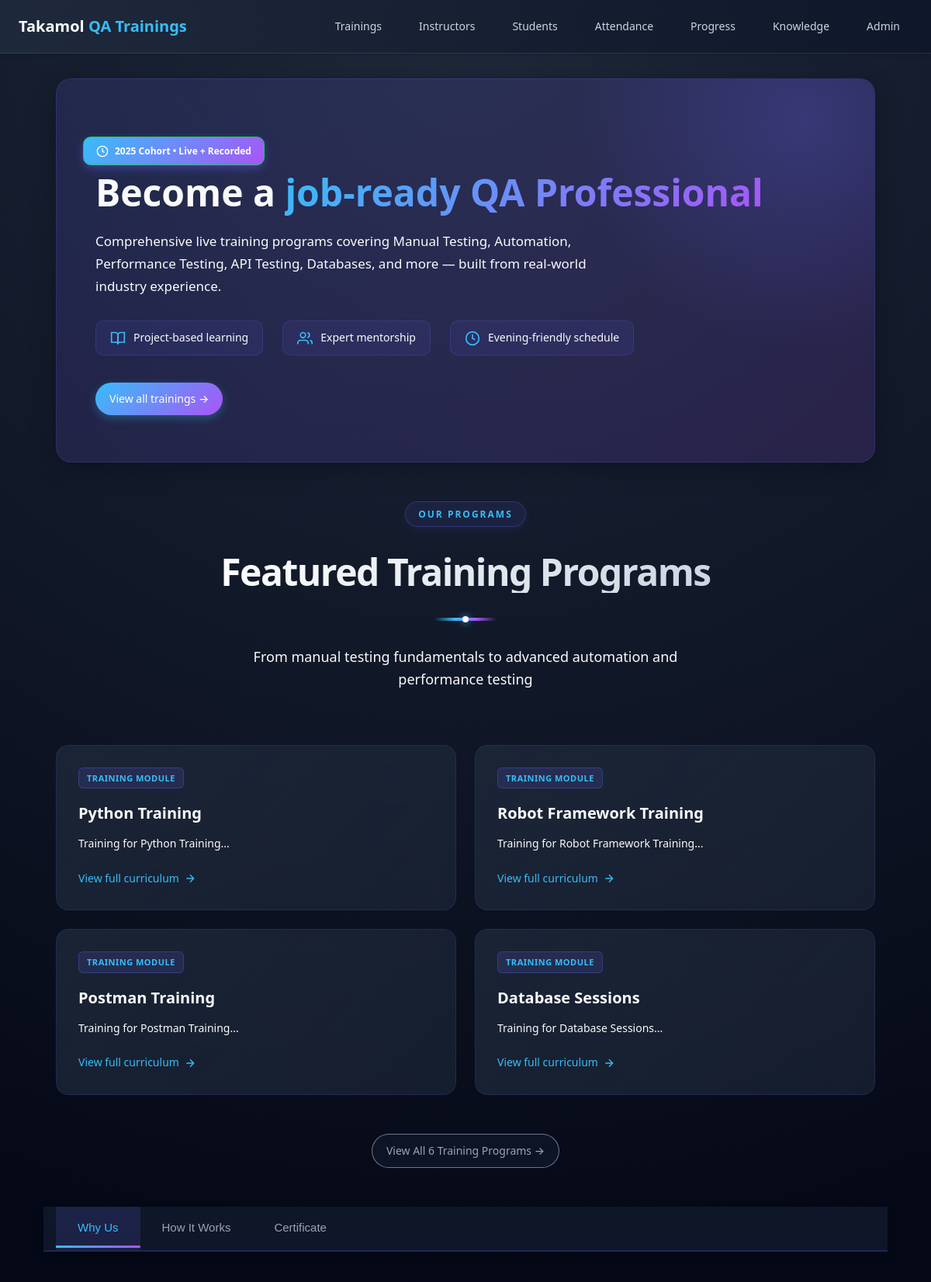
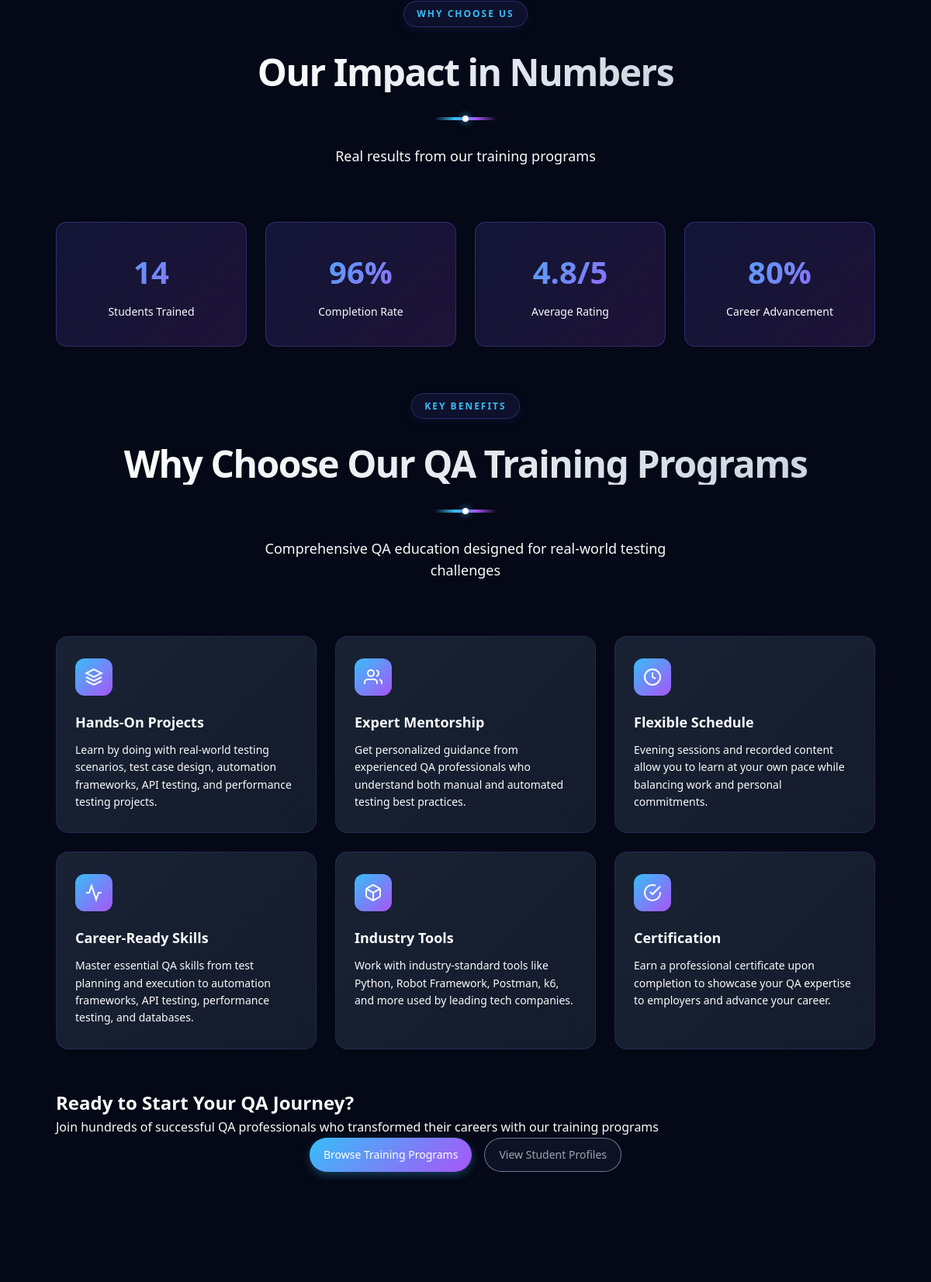
The page / (upper part) on the database its author committed (2 pictures, top to bottom).
### models.py (models this page shows)
class Training(db.Model):
    id = db.Column(db.Integer, primary_key=True)
    name = db.Column(db.String(200), nullable=False)
    slug = db.Column(db.String(200), nullable=True)  # Made nullable
    description = db.Column(db.Text, nullable=True)
    topics = db.relationship('Topic', backref='training', lazy=True, cascade='all, delete-orphan')
    instructors = db.relationship('Instructor', secondary=training_instructors, backref=db.backref('trainings', lazy='dynamic'))

### app.py (the view)
@app.route('/')
def index():
    trainings = Training.query.all()
    instructors = Instructor.query.filter_by(is_active=True).limit(3).all()
    return render_template('index.html', trainings=trainings, instructors=instructors)

### app.py (called while the page is built)
@app.context_processor
def inject_now():
    return {'now': datetime.now()}

### templates/index.html (shortened to what this page needs)
{% extends 'base.html' %}
{% block content %}
<section class="home-hero">
    <div class="hero-badge">
        <svg width="16" height="16" viewBox="0 0 24 24" fill="none" stroke="currentColor" stroke-width="2">
            <circle cx="12" cy="12" r="10"></circle>
            <polyline points="12 6 12 12 16 14"></polyline>
        </svg>
        {{ now.year }} Cohort • Live + Recorded
    </div>
    <h1 class="hero-title">
        Become a <span>job-ready QA Professional</span>
    </h1>
    <p class="hero-subtitle">
        Comprehensive live training programs covering Manual Testing, Automation, Performance Testing, API Testing,
        Databases, and more — built from real-world industry experience.
    </p>
    <div class="hero-stats">
        <div class="stat-item">
            <svg class="stat-icon" viewBox="0 0 24 24" fill="none" stroke="currentColor" stroke-width="2">
                <path d="M2 3h6a4 4 0 0 1 4 4v14a3 3 0 0 0-3-3H2z"></path>
                <path d="M22 3h-6a4 4 0 0 0-4 4v14a3 3 0 0 1 3-3h7z"></path>
            </svg>
            <span>Project-based learning</span>
        </div>
        <div class="stat-item">
            <svg class="stat-icon" viewBox="0 0 24 24" fill="none" stroke="currentColor" stroke-width="2">
                <path d="M17 21v-2a4 4 0 0 0-4-4H5a4 4 0 0 0-4 4v2"></path>
                <circle cx="9" cy="7" r="4"></circle>
                <path d="M23 21v-2a4 4 0 0 0-3-3.87"></path>
                <path d="M16 3.13a4 4 0 0 1 0 7.75"></path>
            </svg>
            <span>Expert mentorship</span>
        </div>
        <div class="stat-item">
            <svg class="stat-icon" viewBox="0 0 24 24" fill="none" stroke="currentColor" stroke-width="2">
                <circle cx="12" cy="12" r="10"></circle>
                <polyline points="12 6 12 12 16 14"></polyline>
            </svg>
            <span>Evening-friendly schedule</span>
        </div>
    </div>
    <div class="hero-actions">
        <a href="{{ url_for('trainings') }}" class="btn-primary">View all trainings →</a>
    </div>
</section>
<section id="tracks">
    <div class="section-header">
        <div class="header-badge">OUR PROGRAMS</div>
        <h2 class="section-title">Featured Training Programs</h2>
        <div class="header-line"></div>
        <p class="section-subtitle">From manual testing fundamentals to advanced automation and performance testing</p>
    </div>
    <div class="trainings-grid">
        {% for training in trainings[:4] %}
        <a href="{{ url_for('training_detail', training_id=training.id) }}" class="training-card">
            <div class="training-label">Training Module</div>
            <h3 class="training-title">{{ training.name }}</h3>
            <p class="training-description">
                {% if training.description %}
                {{ training.description[:120] }}...
                {% else %}
                Comprehensive training program covering essential topics and hands-on practice.
                {% endif %}
            </p>
            <div class="training-link">
                View full curriculum
                <svg width="16" height="16" viewBox="0 0 24 24" fill="none" stroke="currentColor" stroke-width="2">
                    <line x1="5" y1="12" x2="19" y2="12"></line>
                    <polyline points="12 5 19 12 12 19"></polyline>
                </svg>
            </div>
        </a>
        {% endfor %}
    </div>
    {% if trainings|length > 4 %}
    <div style="text-align: center; margin-top: 30px;">
        <a href="{{ url_for('trainings') }}" class="btn-ghost">View All {{ trainings|length }} Training Programs →</a>
    </div>
    {% endif %}
</section>
<nav class="content-tabs">
    <div class="tabs-container">
        <button id="btn-why-us" class="tab-btn" onclick="showTab('why-us')">Why Us</button>
        <button id="btn-how-it-works" class="tab-btn" onclick="showTab('how-it-works')">How It Works</button>
        <button id="btn-certificate" class="tab-btn" onclick="showTab('certificate')">Certificate</button>
    </div>
</nav>
<div id="tab-why-us" class="tab-content">
    <div class="section-header">
        <div class="header-badge">WHY CHOOSE US</div>
        <h2 class="section-title">Our Impact in Numbers</h2>
        <div class="header-line"></div>
        <p class="section-subtitle">Real results from our training programs</p>
    </div>
    <div class="stats-grid">
        <div class="stat-card">
            <div class="stat-number">14</div>
            <div class="stat-label">Students Trained</div>
        </div>
        <div class="stat-card">
            <div class="stat-number">96%</div>
            <div class="stat-label">Completion Rate</div>
        </div>
        <div class="stat-card">
            <div class="stat-number">4.8/5</div>
            <div class="stat-label">Average Rating</div>
        </div>
        <div class="stat-card">
            <div class="stat-number">80%</div>
            <div class="stat-label">Career Advancement</div>
        </div>
    </div>
    <div class="section-header" style="margin-top: 60px;">
        <div class="header-badge">KEY BENEFITS</div>
        <h2 class="section-title">Why Choose Our QA Training Programs</h2>
        <div class="header-line"></div>
        <p class="section-subtitle">Comprehensive QA education designed for real-world testing challenges</p>
    </div>
    <div class="benefits-grid">
        <div class="benefit-card">
            <div class="benefit-icon">
                <svg viewBox="0 0 24 24" fill="none" stroke="currentColor" stroke-width="2">
                    <path d="M12 2L2 7l10 5 10-5-10-5z"></path>
                    <path d="M2 17l10 5 10-5"></path>
                    <path d="M2 12l10 5 10-5"></path>
                </svg>
            </div>
            <h3 class="benefit-title">Hands-On Projects</h3>
            <p class="benefit-description">Learn by doing with real-world testing scenarios, test case design,
                automation frameworks, API testing, and performance testing projects.</p>
        </div>
        <div class="benefit-card">
            <div class="benefit-icon">
                <svg viewBox="0 0 24 24" fill="none" stroke="currentColor" stroke-width="2">
                    <path d="M17 21v-2a4 4 0 0 0-4-4H5a4 4 0 0 0-4 4v2"></path>
                    <circle cx="9" cy="7" r="4"></circle>
                    <path d="M23 21v-2a4 4 0 0 0-3-3.87"></path>
                    <path d="M16 3.13a4 4 0 0 1 0 7.75"></path>
                </svg>
            </div>
            <h3 class="benefit-title">Expert Mentorship</h3>
            <p class="benefit-description">Get personalized guidance from experienced QA professionals who understand
                both manual and automated testing best practices.</p>
        </div>
        <div class="benefit-card">
            <div class="benefit-icon">
                <svg viewBox="0 0 24 24" fill="none" stroke="currentColor" stroke-width="2">
                    <circle cx="12" cy="12" r="10"></circle>
                    <polyline points="12 6 12 12 16 14"></polyline>
                </svg>
            </div>
            <h3 class="benefit-title">Flexible Schedule</h3>
            <p class="benefit-description">Evening sessions and recorded content allow you to learn at your own pace
                while balancing work and personal commitments.</p>
        </div>
        <div class="benefit-card">
            <div class="benefit-icon">
                <svg viewBox="0 0 24 24" fill="none" stroke="currentColor" stroke-width="2">
                    <polyline points="22 12 18 12 15 21 9 3 6 12 2 12"></polyline>
                </svg>
            </div>
            <h3 class="benefit-title">Career-Ready Skills</h3>
            <p class="benefit-description">Master essential QA skills from test planning and execution to automation
                frameworks, API testing, performance testing, and databases.</p>
        </div>
        <div class="benefit-card">
            <div class="benefit-icon">
            </div>
            <h3 class="benefit-title">Industry Tools</h3>
            <p class="benefit-description">Work with industry-standard tools like Python, Robot Framework, Postman, k6,
                and more used by leading tech companies.</p>
        </div>
        <div class="benefit-card">
            <div class="benefit-icon">
                <svg viewBox="0 0 24 24" fill="none" stroke="currentColor" stroke-width="2">
                    <path d="M22 11.08V12a10 10 0 1 1-5.93-9.14"></path>
                    <polyline points="22 4 12 14.01 9 11.01"></polyline>
                </svg>
            </div>
            <h3 class="benefit-title">Certification</h3>
            <p class="benefit-description">Earn a professional certificate upon completion to showcase your QA expertise
                to employers and advance your career.</p>
        </div>
    </div>
</div>
<section class="cta-section">
    <h2 class="cta-title">Ready to Start Your QA Journey?</h2>
    <p class="cta-subtitle">Join hundreds of successful QA professionals who transformed their careers with our training
        programs</p>
    <div style="display: flex; gap: 16px; justify-content: center; flex-wrap: wrap;">
        <a href="{{ url_for('trainings') }}" class="btn-primary">Browse Training Programs</a>
        <a href="{{ url_for('students_list') }}" class="btn-ghost">View Student Profiles</a>
    </div>
</section>
{% endblock %}

### statics/css/index.css (style rules this page uses)
:root { --bg: #050816; --bg-alt: #0b1020; --accent: #38bdf8; --accent-soft: rgba(56, 189, 248, 0.12); --text: #f9fafb; --muted: #9ca3af; --card: #111827; --radius: 14px; --shadow-soft: 0 18px 40px rgba(15, 23, 42, 0.55); }
* { box-sizing: border-box; margin: 0; padding: 0; }
body { font-family: system-ui, -apple-system, BlinkMacSystemFont, "Segoe UI", sans-serif; background: radial-gradient(circle at top, #1e293b 0, var(--bg) 45%); color: var(--text); line-height: 1.6; }
a { color: inherit; text-decoration: none; }
.hero-title { font-size: clamp(32px, 3.2vw, 40px); font-weight: 700; margin: 16px 0 10px; }
.hero-title span { background: linear-gradient(90deg, #38bdf8, #a855f7, #f97316); -webkit-background-clip: text; background-clip: text; color: transparent; }
.hero-actions { display: flex; flex-wrap: wrap; gap: 12px; margin-top: 10px; }
.btn-primary, .btn-ghost { padding: 10px 18px; border-radius: 999px; font-size: 14px; font-weight: 500; border: 1px solid transparent; cursor: pointer; transition: all 0.2s ease; display: inline-flex; align-items: center; gap: 6px; }
.btn-primary { background: linear-gradient(135deg, #38bdf8, #a855f7); box-shadow: 0 14px 30px rgba(56, 189, 248, 0.35); }
.btn-ghost { background: rgba(15, 23, 42, 0.8); border-color: rgba(148, 163, 184, 0.7); color: var(--muted); }
.hero-badge { position: absolute; top: 14px; right: 16px; padding: 6px 10px; border-radius: 999px; background: #022c22; border: 1px solid #22c55e; font-size: 11px; color: #bbf7d0; }
.section-header { display: flex; justify-content: space-between; align-items: flex-end; gap: 12px; margin-bottom: 16px; }
.section-title { font-size: 20px; font-weight: 600; }
.btn-primary { background: linear-gradient(135deg, var(--accent), #a855f7); color: white; border: none; box-shadow: 0 4px 12px rgba(56, 189, 248, 0.3); }

### rows shown on the page
Training: name "Python Training", description "Training for Python Training"
Training: name "Robot Framework Training", description "Training for Robot Framework Training"
Training: name "Postman Training", description "Training for Postman Training"
Training: name "Database Sessions", description "Training for Database Sessions"

### other values the page prints
{{ trainings|length }} "6"
